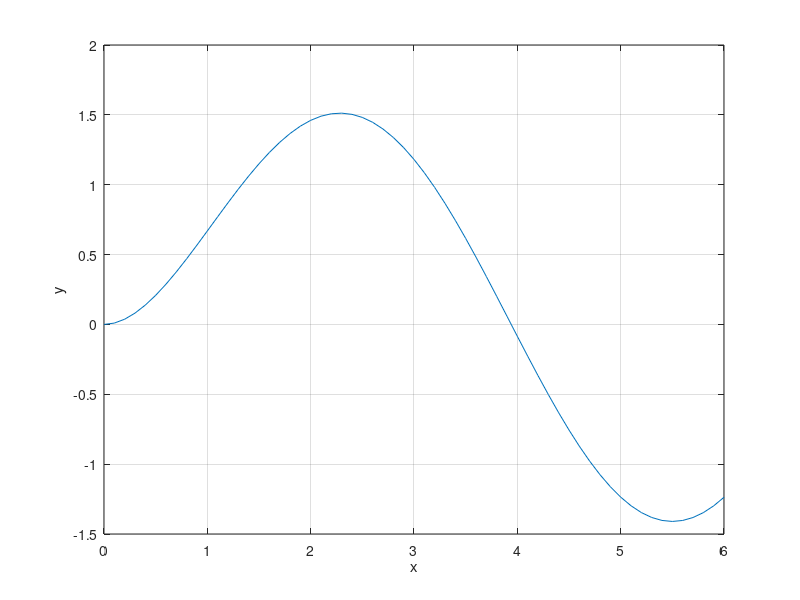

The MATLAB script that drew this image:
% Adams predictor-corector in 4 pasi

clear;
clc;

% y' = f(x,y) cu y(x0) = y0
function adams4(dyfun, xspan, y0, h)
  x = xspan(1):h:xspan(2);
  % Din calcul cu functia RK obtinem 4 valori initiale
  % Folosim functia runge definita mai jos
  [xx,yy] = runge(dyfun,[x(1),x(4)],y0,h);
  y(1) = yy(1);
  y(2) = yy(2);
  y(3) = yy(3);
  y(4) = yy(4);
  
  for n=4:(length(x)-1)
    % Facem iteratii cu formula teoretica
    % feval evalueaza functia primita prin macro-ul @f in adams4 in punctele date
    p = y(n) + h/24*(55*feval(dyfun,x(n),y(n))-59*feval(dyfun,x(n-1),y(n-1))+37*feval(dyfun,x(n-2),y(n-2))-9*feval(dyfun,x(n-3),y(n-3)));
    y(n+1) = y(n) + h/24*(9*feval(dyfun,x(n+1),p)+19*feval(dyfun,x(n),y(n))-5*feval(dyfun,x(n-1),y(n-1))+feval(dyfun,x(n-2),y(n-2)));
    %display(n);
    %display(x(n));
    %display(y(n));
  endfor;
  % Comanda ' transpune vectorii din coloana-linie & vice-versa
  x = x';
  y = y';
  figure(1)
  plot(x,y,'-');
  grid on;
  xlabel('x');
  ylabel('y');
endfunction;

function res = f(x,y)
  % Functia din dreapta ODE
  res = -y+2*sin(x);
endfunction;

function [x y] = runge(dyfun,xspan,y0,h)
  % Functia va returna un vetor de vectori de lungime variabila in functie de xspan si marimea pasului
  
  x = xspan(1):h:xspan(2);
  y(1) = y0;
  for n=1:(length(x)-1)
    k1 = feval(dyfun,x(n),y(n));
    k2 = feval(dyfun,x(n)+h/2,y(n)+h*k1/2);
    k3 = feval(dyfun,x(n)+h/2,y(n)+h*k2/2);
    k4 = feval(dyfun,x(n+1),y(n)+h*k3);
    y(n+1) = y(n)+h*(k1+2*k2+2*k3+k4)/6;
  endfor;
  x = x';
  y = y';
endfunction;

adams4(@f,[0,6],0,0.1)
